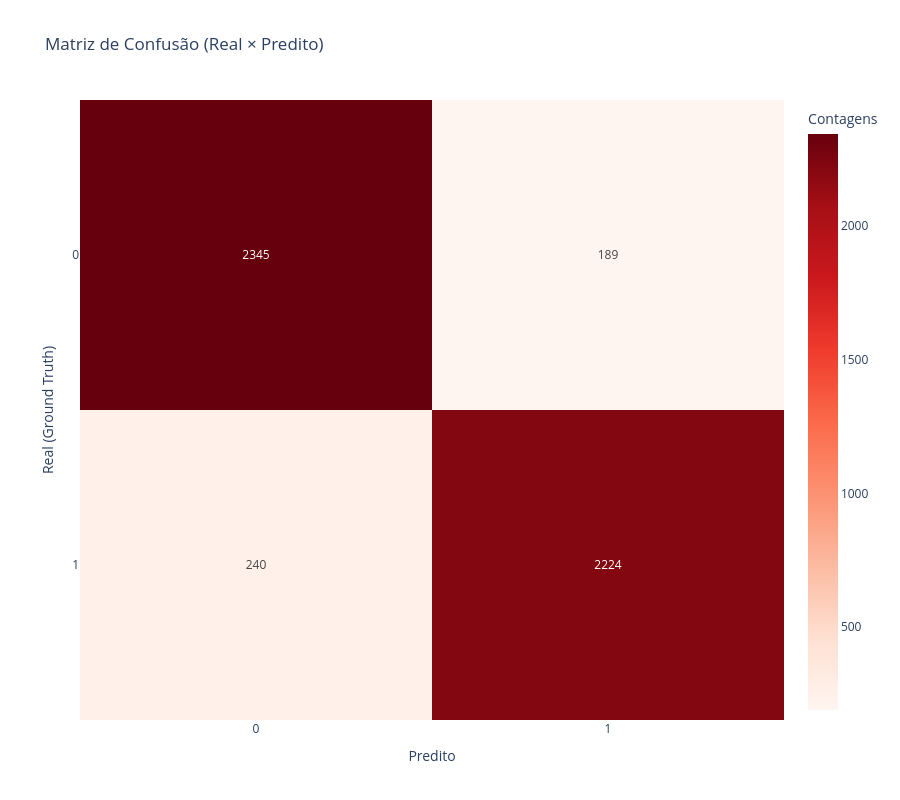

The notebook cell saved with this chart:
### Markdown cell above
## 5) Validação com Ground Truth

### Code cell
accuracy, cls_report, cm = analyzer.evaluate_ground_truth(
    df_with_consensus=df_with_consensus
)

visualizer.plot_confusion_matrix(
    cm=cm,
    categories=categories
)

### Figure 1 — Plotly figure (JSON) as saved in the notebook; plotly's stock layout.template omitted (floating-point values rounded to 4 significant figures)
{"data": [{"colorbar": {"title": {"text": "Contagens"}}, "colorscale": [[0, "rgb(255,245,240)"], [0.125, "rgb(254,224,210)"], [0.25, "rgb(252,187,161)"], [0.375, "rgb(252,146,114)"], [0.5, "rgb(251,106,74)"], [0.625, "rgb(239,59,44)"], [0.75, "rgb(203,24,29)"], [0.875, "rgb(165,15,21)"], [1, "rgb(103,0,13)"]], "text": [[240, 2224], [2345, 189]], "texttemplate": "%{text}", "type": "heatmap", "x": [0, 1], "y": [1, 0], "z": [[240, 2224], [2345, 189]]}], "layout": {"height": 800, "title": {"text": "Matriz de Confusão (Real × Predito)"}, "width": 900, "xaxis": {"tickmode": "array", "ticktext": [0, 1], "tickvals": [0, 1], "title": {"text": "Predito"}, "type": "category"}, "yaxis": {"tickmode": "array", "ticktext": [1, 0], "tickvals": [1, 0], "title": {"text": "Real (Ground Truth)"}, "type": "category"}}}
